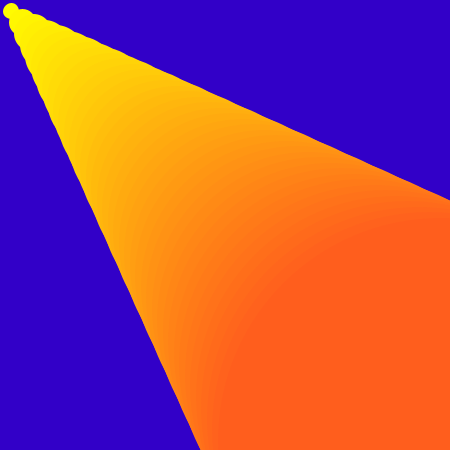
Frame 1 (no input)
Frame 60 (the mouse pressed at the canvas centre just before this capture): identical to frame 1, image omitted
Frame 120 (the mouse held since frame 60 and released just before this capture): identical to frame 1, image omitted

The Processing sketch that drew this single still picture (run headless with seeded random() and noise(); from frame 60 on, the mouse is pressed at the canvas centre):

// Processing sketch: processing_53534
// ── processing_53534.pde

void setup() {
  size(450, 450);
  smooth();
  noStroke();
}

void draw() {
  background (50, 0, 200);

  for (int p=0; p<width; p+=11) {
    // sets random colours that change according to set numbers. 
    color from = color(255, 255, 0);
    color to = color(255, 90, 30);
    color start1 = lerpColor(from, to, (float)p/width);
    fill(start1); 
    stroke (start1); // stroke doesn"t need fill since you MUST set it's colour!!
    strokeWeight (5);  
    ellipse (p, p, p, p);
  }
}
